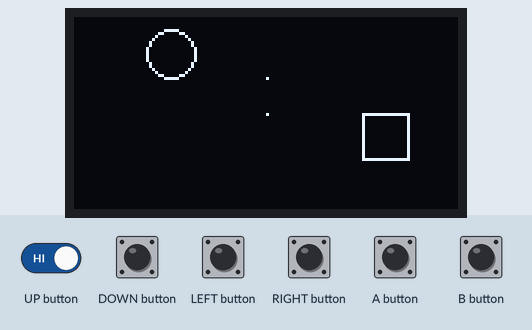
Simulated run of this sketch. Board: Arduboy, built with avr-gcc and run on an emulated ATmega32U4. On the bench: 128×64 one-colour display. Inputs (shaded band) come from the test bench. What the sketch prints to the serial monitor is not drawn.

Above: at 1.2 s.
1.3 s: A button pressed for 1 s
At 3.0 s:
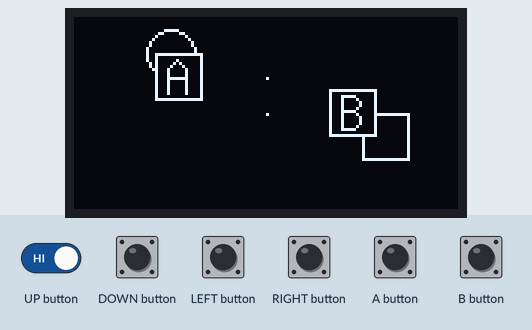
3.8 s: A button pressed for 0.15 s
At 4.6 s:
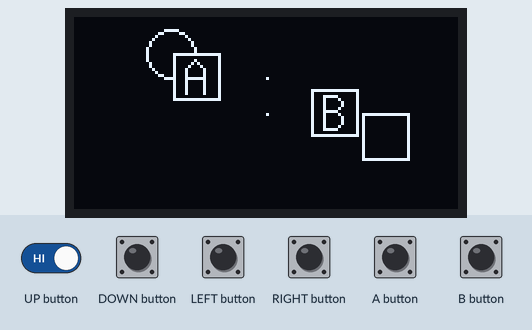
5.4 s: UP button driven LOW and A button driven LOW
At 7.74 s:
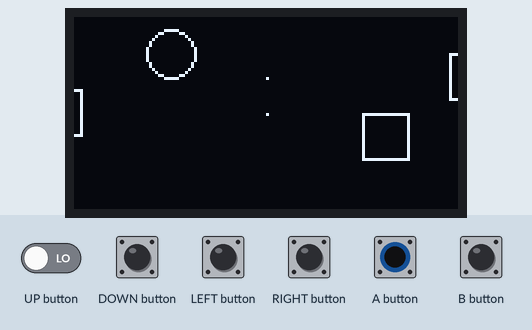
8.4 s: A button set HIGH
At 9.2 s:
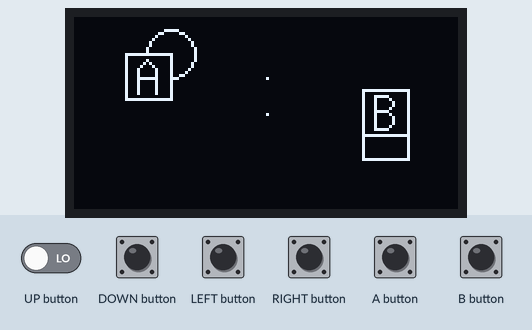
9.9 s: A button set LOW
At 15.33 s:
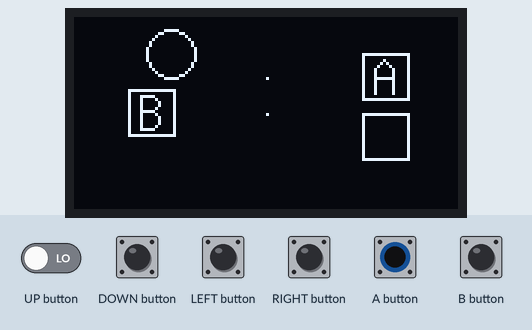

The sketch:

Collide_Article2.ino
```cpp
#include <Arduboy2.h>
#include "Player.h"
#include "Images.h"

Arduboy2 arduboy;
Sprites sprites;

int16_t frame;

Player playerA;
Player playerB;

void setup() {

  playerA.x = -16;
  playerA.y = 12;
  playerA.bitmap = squareA;

  playerB.x = 128;
  playerB.y = 24;
  playerB.bitmap = squareB;

  arduboy.begin();

}

void loop() {

  arduboy.clear();

  Serial.println("------------------------");
  Serial.print("A collides with circle : ");
  Serial.println(arduboy.collide(playerA.getRect(), (Rect){24, 4, 16, 16}));
  Serial.print("A collides with B : ");
  Serial.println(arduboy.collide(playerA.getRect(), playerB.getRect()));
  Serial.print("A collides with dot : ");
  Serial.println(arduboy.collide( (Point){64, 20}, playerA.getRect() ));
  Serial.print("B collides with square : ");
  Serial.println(arduboy.collide(playerB.getRect(), (Rect){96, 32, 16, 16}));
  Serial.print("B collides with dot : ");
  Serial.println(arduboy.collide( (Point){64, 32}, playerB.getRect()));

  arduboy.drawCircle(32, 12, 8, WHITE);
  arduboy.drawRect(96, 32, 16, 16, WHITE);
  arduboy.drawPixel(64, 20, WHITE);
  arduboy.drawPixel(64, 32, WHITE);

  sprites.drawOverwrite(playerA.x, playerA.y, playerA.bitmap, frame);
  sprites.drawOverwrite(playerB.x, playerB.y, playerB.bitmap, frame);

  playerA.x++;  if (playerA.x >= 128)  { playerA.x = -16; }
  playerB.x--;  if (playerB.x < -16)   { playerB.x = 128; }

  arduboy.display();
  arduboy.delayShort(10);

  while (true) {

    if (arduboy.pressed(A_BUTTON)) { break; }
    arduboy.delayShort(20);

  }

}
```

Images.h
```cpp
const byte PROGMEM squareA[] = {
  16, 16,
  0xFF, 0x01, 0x01, 0x01, 0xE1, 0x11, 0x09, 0x05, 0x09, 0x11, 0xE1, 0x01, 0x01, 0x01, 0x01, 0xFF,
  0xFF, 0x80, 0x80, 0x80, 0xBF, 0x81, 0x81, 0x81, 0x81, 0x81, 0xBF, 0x80, 0x80, 0x80, 0x80, 0xFF,
};

const byte PROGMEM squareB[] = {
  16, 16,
  0xFF, 0x01, 0x01, 0x01, 0xFD, 0x85, 0x85, 0x85, 0x85, 0x49, 0x31, 0x01, 0x01, 0x01, 0x01, 0xFF,
  0xFF, 0x80, 0x80, 0x80, 0xBF, 0xA0, 0xA0, 0xA0, 0xA0, 0x91, 0x8E, 0x80, 0x80, 0x80, 0x80, 0xFF,
};
```

Player.cpp
```cpp
#include "Player.h"
#include "Arduboy2.h"

Rect Player::getRect() {

  return (Rect){x, y, pgm_read_byte(bitmap), pgm_read_byte(bitmap + 1)};

}
```

Player.h
```cpp
#ifndef PLAYER_H
#define PLAYER_H

#include "Arduboy2.h"

class Player {

   public:
     Rect getRect();

   int16_t x;
   int16_t y;
   const uint8_t *bitmap;

};
#endif
```

Measured:
- after the input at 1.3 s, the display: first changes at once (image 1 shows a later state)
- after the input at 3.8 s, the display: first changes at once (image 2 shows a later state)
- after the input at 5.4 s, the display: first changes at once (image 3 shows a later state)
- after the input at 9.9 s, the display: first changes at once (image 5 shows a later state)
